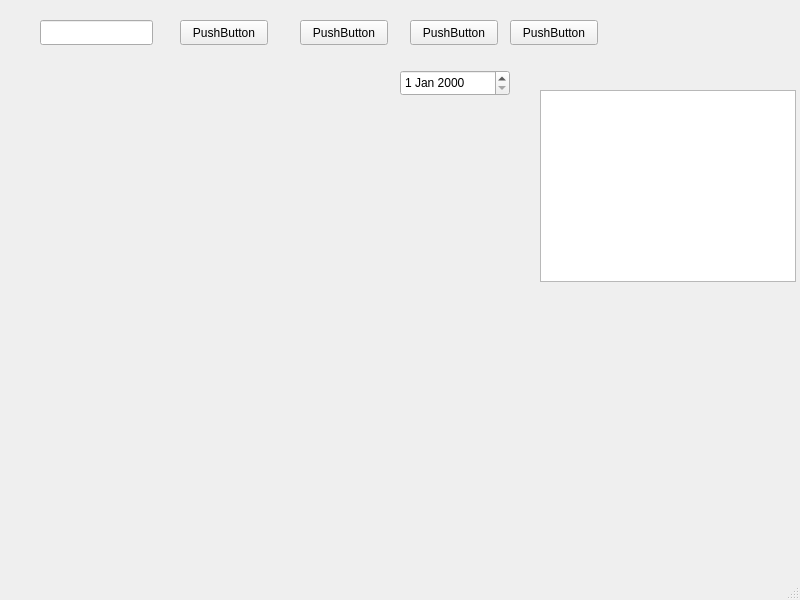
<?xml version="1.0" encoding="UTF-8"?>
<ui version="4.0">
 <class>MainWindow</class>
 <widget class="QMainWindow" name="MainWindow">
  <property name="geometry">
   <rect>
    <x>0</x>
    <y>0</y>
    <width>800</width>
    <height>600</height>
   </rect>
  </property>
  <property name="windowTitle">
   <string>MainWindow</string>
  </property>
  <widget class="QWidget" name="centralwidget">
   <widget class="QLineEdit" name="lineEdit">
    <property name="geometry">
     <rect>
      <x>40</x>
      <y>20</y>
      <width>113</width>
      <height>25</height>
     </rect>
    </property>
   </widget>
   <widget class="QPushButton" name="addDate">
    <property name="geometry">
     <rect>
      <x>180</x>
      <y>20</y>
      <width>88</width>
      <height>25</height>
     </rect>
    </property>
    <property name="text">
     <string>PushButton</string>
    </property>
   </widget>
   <widget class="QPushButton" name="openfile">
    <property name="geometry">
     <rect>
      <x>300</x>
      <y>20</y>
      <width>88</width>
      <height>25</height>
     </rect>
    </property>
    <property name="text">
     <string>PushButton</string>
    </property>
   </widget>
   <widget class="QPushButton" name="savefile">
    <property name="geometry">
     <rect>
      <x>410</x>
      <y>20</y>
      <width>88</width>
      <height>25</height>
     </rect>
    </property>
    <property name="text">
     <string>PushButton</string>
    </property>
   </widget>
   <widget class="QPushButton" name="changeDate">
    <property name="geometry">
     <rect>
      <x>510</x>
      <y>20</y>
      <width>88</width>
      <height>25</height>
     </rect>
    </property>
    <property name="text">
     <string>PushButton</string>
    </property>
   </widget>
   <widget class="QTableWidget" name="table">
    <property name="geometry">
     <rect>
      <x>540</x>
      <y>90</y>
      <width>256</width>
      <height>192</height>
     </rect>
    </property>
   </widget>
   <widget class="QDateEdit" name="DateBirthdayText_2">
    <property name="geometry">
     <rect>
      <x>400</x>
      <y>70</y>
      <width>110</width>
      <height>26</height>
     </rect>
    </property>
   </widget>
  </widget>
  <widget class="QMenuBar" name="menubar">
   <property name="geometry">
    <rect>
     <x>0</x>
     <y>0</y>
     <width>800</width>
     <height>22</height>
    </rect>
   </property>
  </widget>
  <widget class="QStatusBar" name="statusbar"/>
 </widget>
 <resources/>
 <connections/>
</ui>
